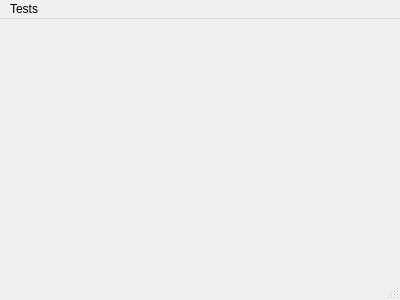
<?xml version="1.0" encoding="UTF-8"?>
<ui version="4.0">
 <class>MainWindow</class>
 <widget class="QMainWindow" name="MainWindow">
  <property name="geometry">
   <rect>
    <x>0</x>
    <y>0</y>
    <width>400</width>
    <height>300</height>
   </rect>
  </property>
  <property name="windowTitle">
   <string>MainWindow</string>
  </property>
  <widget class="mOpenGLWidget" name="centralWidget"/>
  <widget class="QMenuBar" name="menuBar">
   <property name="geometry">
    <rect>
     <x>0</x>
     <y>0</y>
     <width>400</width>
     <height>25</height>
    </rect>
   </property>
   <widget class="QMenu" name="menuTests">
    <property name="title">
     <string>Tests</string>
    </property>
    <addaction name="actionOne"/>
   </widget>
   <addaction name="menuTests"/>
  </widget>
  <widget class="QStatusBar" name="statusBar"/>
  <action name="actionOne">
   <property name="text">
    <string>One Rectangle</string>
   </property>
  </action>
 </widget>
 <layoutdefault spacing="6" margin="11"/>
 <customwidgets>
  <customwidget>
   <class>mOpenGLWidget</class>
   <extends>QWidget</extends>
   <header>mOpenGLWidget.h</header>
   <container>1</container>
  </customwidget>
 </customwidgets>
 <resources/>
 <connections/>
</ui>
